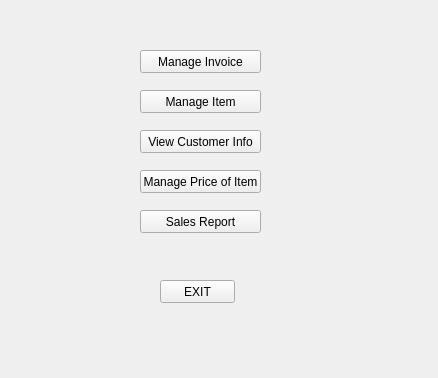
<?xml version="1.0" encoding="UTF-8"?>
<ui version="4.0">
 <class>LMS</class>
 <widget class="QWidget" name="LMS">
  <property name="geometry">
   <rect>
    <x>0</x>
    <y>0</y>
    <width>438</width>
    <height>378</height>
   </rect>
  </property>
  <property name="windowTitle">
   <string>LMS</string>
  </property>
  <widget class="QPushButton" name="PriceListButton">
   <property name="geometry">
    <rect>
     <x>140</x>
     <y>170</y>
     <width>121</width>
     <height>23</height>
    </rect>
   </property>
   <property name="text">
    <string>Manage Price of Item</string>
   </property>
  </widget>
  <widget class="QPushButton" name="ExitButton">
   <property name="geometry">
    <rect>
     <x>160</x>
     <y>280</y>
     <width>75</width>
     <height>23</height>
    </rect>
   </property>
   <property name="text">
    <string>EXIT</string>
   </property>
  </widget>
  <widget class="QPushButton" name="InvoiceButton">
   <property name="geometry">
    <rect>
     <x>140</x>
     <y>50</y>
     <width>121</width>
     <height>23</height>
    </rect>
   </property>
   <property name="text">
    <string>Manage Invoice</string>
   </property>
  </widget>
  <widget class="QPushButton" name="CustomerButton">
   <property name="geometry">
    <rect>
     <x>140</x>
     <y>130</y>
     <width>121</width>
     <height>23</height>
    </rect>
   </property>
   <property name="text">
    <string>View Customer Info</string>
   </property>
  </widget>
  <widget class="QPushButton" name="SalesReportButton">
   <property name="geometry">
    <rect>
     <x>140</x>
     <y>210</y>
     <width>121</width>
     <height>23</height>
    </rect>
   </property>
   <property name="text">
    <string>Sales Report</string>
   </property>
  </widget>
  <widget class="QPushButton" name="ManageItemButton">
   <property name="geometry">
    <rect>
     <x>140</x>
     <y>90</y>
     <width>121</width>
     <height>23</height>
    </rect>
   </property>
   <property name="text">
    <string>Manage Item</string>
   </property>
  </widget>
 </widget>
 <layoutdefault spacing="6" margin="11"/>
 <resources/>
 <connections/>
</ui>
